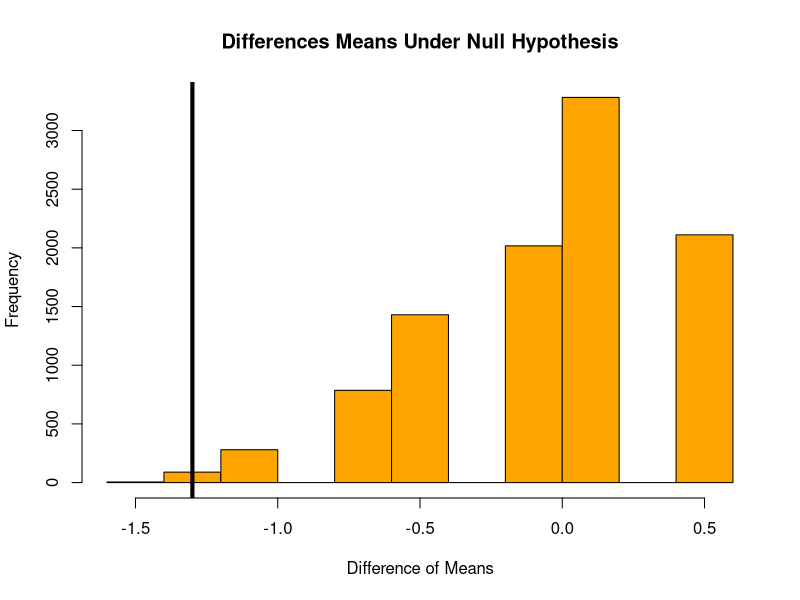

Here is the R script that generated this plot:
library(dplyr)

# Permutation Test
# Alternative to a t-test when unsure about t-test assumptions
# Takes all possible combinations

Failures = c(0,0,0,0,0,0,0,0,0,0,0,0,0,0,0,0,0,1,1,2,1,1,1,3)
Temp = c('Warm','Warm','Warm','Warm','Warm','Warm','Warm','Warm','Warm','Warm','Warm','Warm','Warm','Warm','Warm','Warm','Warm','Warm','Warm','Warm','Cold','Cold','Cold','Cold')

Orings = data.frame(Failures = Failures, Temp = Temp)


#THE T TEST is not Appropriate for this type of examples !!!


numberofPermutations = 10000
xbarholder = c()
counter = 0 
# Observed difference: Warm mean - Cold mean
observed_diff = mean(subset(Orings, Temp == "Warm")$Failures) -
  mean(subset(Orings, Temp == "Cold")$Failures)

observed_diff

for(i in 1:numberofPermutations){
  
  scramble = sample(Orings$Failures, 24)
  
  warm = scramble[1:20]
  cold = scramble[21:24]
  
  diff = mean(warm) - mean(cold)
  
  xbarholder[i] = diff
  
  # Two-sided permutation p-value
  if(abs(diff) >= abs(observed_diff)){
    counter = counter + 1
  }
}


hist(xbarholder, col = 'orange', main = "Differences Means Under Null Hypothesis", 
     xlab = 'Difference of Means')
abline(v = observed_diff, col = 'black', lwd = 4)
pvalue = counter / numberofPermutations
pvalue


#Ho: Mwarm - Mcold = 0 
#Ha: Mwarm - Mcold != 0 
#Critical Value: NA
#Test statistic: xbar warm - xbar cold = observed_diff = -1.3
#pvalue = .0089
# Reject Ho 

#Conclusion: THere is overwhelming evidence to suggest that hte mean of O-ring failures during codl weather 
# is greater than during warm weather. Our best estimate of the difference is 1.3 more filures during cold 
#weather (p-value = .009 from a permutation test)
